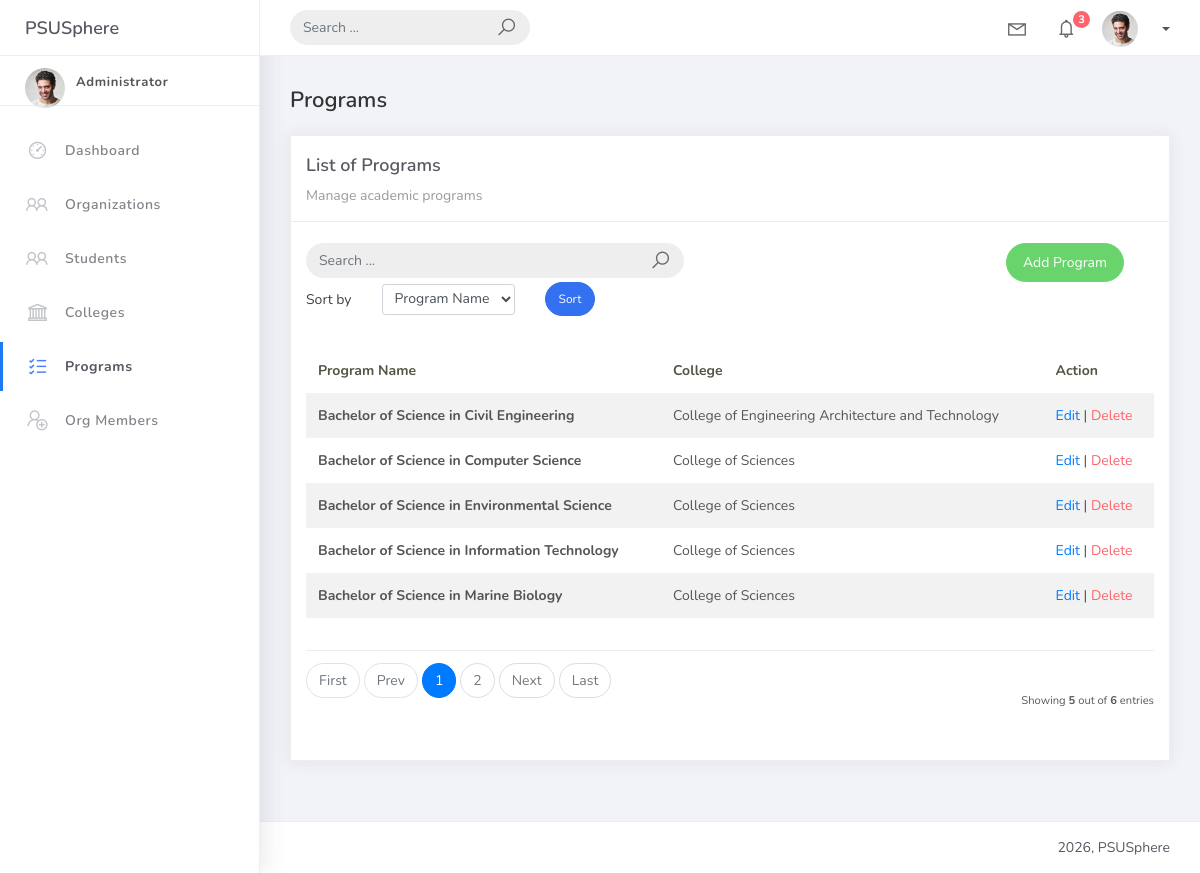
/program_list/, run on an earlier commit of the app's database.
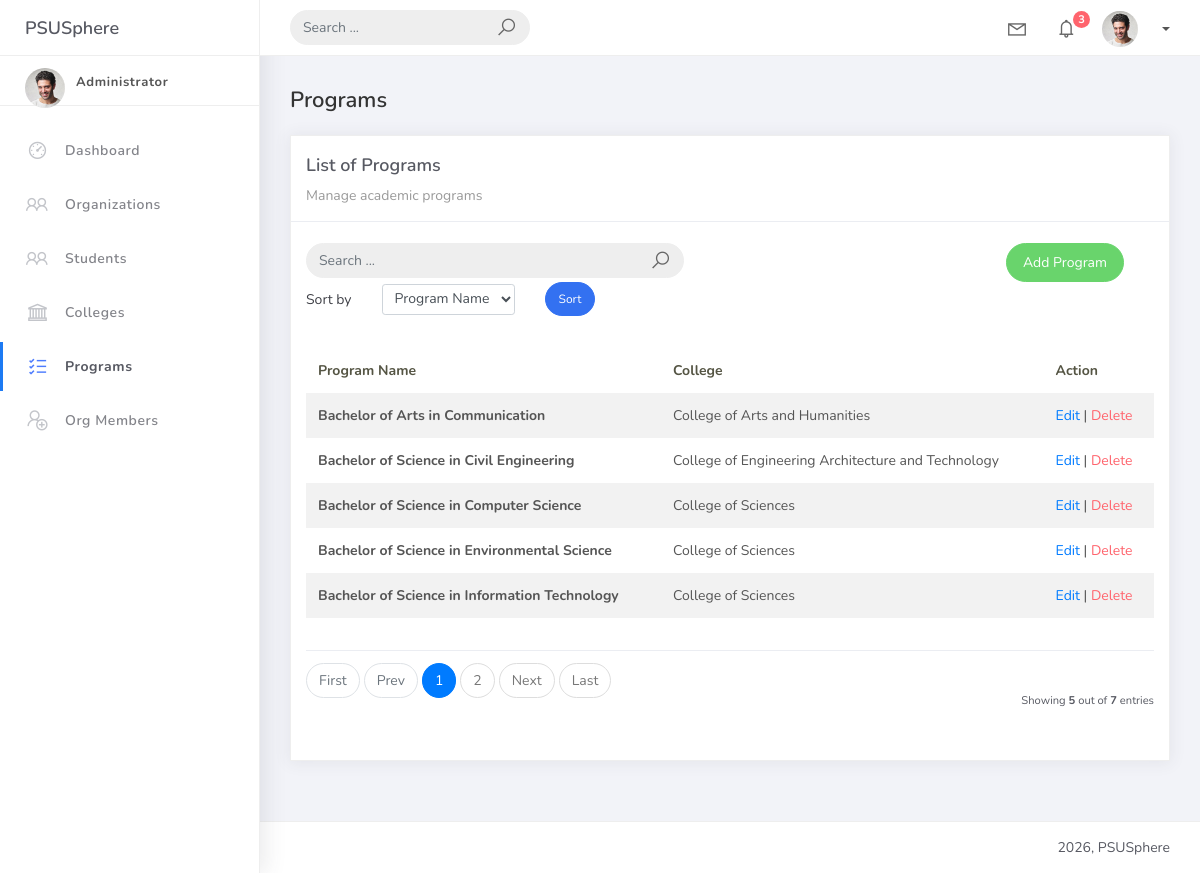
And on a later commit of the database.
### studentorg/models.py (models this page shows, shortened)
class BaseModel(models.Model):
    created_at = models.DateTimeField(auto_now_add=True, db_index=True)
    updated_at = models.DateTimeField(auto_now=True)
    class Meta:
        abstract = True

class Program(BaseModel):
    prog_name = models.CharField(max_length=150)
    college = models.ForeignKey(College, on_delete=models.CASCADE, related_name="programs")

class College(BaseModel):
    college_name = models.CharField(max_length=150, unique=True)

### studentorg/views.py (the view)
# urls.py: path('program_list/', ProgramListView.as_view(), name='program-list'),
class ProgramListView(ListView):
    model = Program
    template_name = 'program_list.html'
    context_object_name = 'object_list'
    paginate_by = 5
    def get_queryset(self):
        query = self.request.GET.get('q')
        queryset = Program.objects.all()
        if query:
            queryset = queryset.filter(
                Q(prog_name__icontains=query) |
                Q(college__college_name__icontains=query)
            )
        return queryset.order_by("prog_name")

### templates/program_list.html (shortened to what this page needs)
{% extends 'base.html' %}
{% load static %}
{% block content %}
<h4 class="page-title">Programs</h4>
<div class="row">
    <div class="col-md-12">
        <div class="card">
            <div class="card-header">
                <div class="card-title">List of Programs</div>
                <div class="card-category">Manage academic programs</div>
            </div>
            <br />
            <div class="col-md-12 row">
                <div class="col-md-6">
                    <form class="navbar-left navbar-form nav-search mr-md-3" method="GET" action="{% url 'program-list' %}">
                        <div class="input-group">
                            <input type="text" name="q" placeholder="Search ..." class="form-control" value="{{ request.GET.q|default:'' }}">
                            <div class="input-group-append">
                                <span class="input-group-text">
                                    <i class="la la-search search-icon"></i>
                                </span>
                            </div>
                        </div>
                    </form>
                </div>
                <div class="col-md-6">
                    <div class="pull-right">
                        <a href="{% url 'program-add' %}" class="btn btn-success btn-rounded">Add Program</a>
                    </div>
                </div>
            </div>
<div class="col-md-12">
    <form method="get" class="row g-2 align-items-center">
        <div class="col-auto">
            <label for="smallSelect" class="col-form-label">Sort by</label>
        </div>
        <div class="col-auto">
            <select class="form-control form-control-sm" id="smallSelect" name="sort_by">
<option value="prog_name" {% if request.GET.sort_by == "prog_name" %}selected{% endif %}>
    Program Name
</option>
            </select>
        </div>
        <div class="col-auto">
            <button type="submit" class="btn btn-primary btn-sm btn-rounded">Sort</button>
        </div>
    </form>
</div>
            <div class="card-body">
                <div class="table-responsive">
                    <table class="table table-striped mt-3">
                        <thead>
                            <tr>
                                <th scope="col">Program Name</th>
                                <th scope="col">College</th>
                                <th scope="col">Action</th>
                            </tr>
                        </thead>
                        <tbody>
                            {% for object in object_list %}
                            <tr>
                                <td><strong>{{ object.prog_name }}</strong></td>
                                <td>{{ object.college.college_name }}</td>
                                <td>
                                    <a href="{% url 'program-update' object.id %}">Edit</a> |
                                    <a href="{% url 'program-delete' object.id %}" class="text-danger">Delete</a>
                                </td>
                            </tr>
                            {% empty %}
                            <tr>
                                <td colspan="3" style="text-align: center">
                                    <p class="text-sm font-weight-bold mb-0">No Records Found</p>
                                </td>
                            </tr>
                            {% endfor %}
                        </tbody>
                    </table>
                </div>
                {% include 'includes/pagination.html' %}
            </div>
        </div>
    </div>
</div>
{% endblock %}

### templates/base.html (shortened to what this page needs)
{% load static %}
<!DOCTYPE html>
<html>
<head>
    <link rel="stylesheet" href="{% static 'css/bootstrap.min.css' %}">
    <link rel="stylesheet" href="https://maxst.icons8.com/openapi/it/line-awesome/1.3.0/css/line-awesome.min.css">
    <link rel="stylesheet" href="{% static 'css/ready.css' %}">
    <link rel="stylesheet" href="{% static 'css/demo.css' %}">
</head>
<body>
    <div class="wrapper">
        <div class="main-header">
            <div class="logo-header">
                <a href="/" class="logo">PSUSphere</a>
            </div>
            <nav class="navbar navbar-header navbar-expand-lg">
                <div class="container-fluid">
                    <form class="navbar-left navbar-form nav-search mr-md-3" action="">
                        <div class="input-group">
                            <input type="text" name="q" placeholder="Search ..." class="form-control">
                            <div class="input-group-append">
                                <span class="input-group-text">
                                    <i class="la la-search search-icon"></i>
                                </span>
                            </div>
                        </div>
                    </form>
                    <ul class="navbar-nav topbar-nav ml-md-auto align-items-center">
                        <li class="nav-item dropdown hidden-caret">
                            <a class="nav-link dropdown-toggle" href="#" id="navbarDropdown" role="button" data-toggle="dropdown" aria-haspopup="true" aria-expanded="false">
                                <i class="la la-envelope"></i>
                            </a>
                        </li>
                        <li class="nav-item dropdown hidden-caret">
                            <a class="nav-link dropdown-toggle" href="#" id="navbarDropdown" role="button" data-toggle="dropdown" aria-haspopup="true" aria-expanded="false">
                                <i class="la la-bell"></i>
                                <span class="notification">3</span>
                            </a>
                        </li>
                        <li class="nav-item dropdown">
                            <a class="dropdown-toggle profile-pic" data-toggle="dropdown" href="#" aria-expanded="false">
                                <img src="{% static 'img/profile.jpg' %}" alt="user-img" width="36" class="img-circle">
                                <span>{{ request.user.username }}</span>
                            </a>
                        </li>
                    </ul>
                </div>
            </nav>
        </div>
        <div class="sidebar">
            <div class="scrollbar-inner sidebar-wrapper">
                <div class="user">
                    <div class="photo">
                        <img src="{% static 'img/profile.jpg' %}">
                    </div>
                    <div class="info">
                        <a class="" data-toggle="collapse" href="#collapseExample" aria-expanded="true">
                            <span>
                                <span class="user-level">Administrator</span>
                            </span>
                        </a>
                    </div>
                </div>
                <ul class="nav">
                    <li class="nav-item {% if request.path == '/' %}active{% endif %}">
                        <a href="/">
                            <i class="la la-dashboard"></i>
                            <p>Dashboard</p>
                        </a>
                    </li>
                    <li class="nav-item {% if 'organization' in request.path %}active{% endif %}">
                        <a href="{% url 'organization-list' %}">
                            <i class="la la-group"></i>
                            <p>Organizations</p>
                        </a>
                    </li>
                    <li class="nav-item {% if 'student' in request.path %}active{% endif %}">
                        <a href="{% url 'student-list' %}">
                            <i class="la la-users"></i>
                            <p>Students</p>
                        </a>
                    </li>
                    <li class="nav-item {% if 'college' in request.path %}active{% endif %}">
                        <a href="{% url 'college-list' %}">
                            <i class="la la-bank"></i>
                            <p>Colleges</p>
                        </a>
                    </li>
                    <li class="nav-item {% if 'program' in request.path %}active{% endif %}">
                        <a href="{% url 'program-list' %}">
                            <i class="la la-list-alt"></i>
                            <p>Programs</p>
                        </a>
                    </li>
                    <li class="nav-item {% if 'orgmember' in request.path %}active{% endif %}">
                        <a href="{% url 'orgmember-list' %}">
                            <i class="la la-user-plus"></i>
                            <p>Org Members</p>
                        </a>
                    </li>
                </ul>
            </div>
        </div>
        <div class="main-panel">
            <div class="content">
                <div class="container-fluid">
                    {% block content %}{% endblock %}
                </div>
            </div>
            <footer class="footer">
                <div class="container-fluid">
                    <div class="copyright ml-auto">
                        2026, PSUSphere
                    </div>
                </div>
            </footer>
        </div>
    </div>
</body>
</html>

### templates/includes/pagination.html (shortened to what this page needs)
{% if is_paginated %}
<div class="card-footer px-0 border-0 d-flex flex-column flex-lg-row align-items-center justify-content-between mt-3">
  <nav aria-label="Topics pagination" class="mb-4">
    <ul class="pagination">
      {% if page_obj.number > 1 %}
      <li class="page-item">
        <a class="page-link" href="?page=1">First</a>
      </li>
      {% else %}
      <li class="page-item disabled">
        <span class="page-link">First</span>
      </li>
      {% endif %}
      {% if page_obj.has_previous %}
      <li class="page-item">
        <a class="page-link" href="?page={{ page_obj.previous_page_number }}">Prev</a>
      </li>
      {% else %}
      <li class="page-item disabled">
        <span class="page-link">Prev</span>
      </li>
      {% endif %}
      {% for page_num in paginator.page_range %}
        {% if page_obj.number == page_num %}
        <li class="page-item active">
          <span class="page-link">
            {{ page_num }}
          </span>
        </li>
        {% elif page_num > page_obj.number|add:'-3' and page_num < page_obj.number|add:'3' %}
        <li class="page-item">
          <a class="page-link" href="?page={{ page_num }}">{{ page_num }}</a>
        </li>
        {% endif %}
      {% endfor %}
      {% if page_obj.has_next %}
      <li class="page-item">
        <a class="page-link" href="?page={{ page_obj.next_page_number }}">Next</a>
      </li>
      {% else %}
      <li class="page-item disabled">
        <span class="page-link">Next</span>
      </li>
      {% endif %}
      {% if page_obj.number != paginator.num_pages %}
      <li class="page-item">
        <a class="page-link" href="?page={{ paginator.num_pages }}">Last</a>
      </li>
      {% else %}
      <li class="page-item disabled">
        <span class="page-link">Last</span>
      </li>
      {% endif %}
    </ul>
  </nav>
  <div class="fw-normal small mt-4 mt-lg-0">
    Showing <b>{{object_list.count}}</b> out of <b>{{paginator.count}}</b> entries
  </div>
</div>
{% endif %}

What changed in the data, as far as the page shows it:
removed Program: prog_name "Bachelor of Science in Marine Biology", college.college_name "College of Sciences"
added Program: prog_name "Bachelor of Arts in Communication", college.college_name "College of Arts and Humanities"
Also different on the page:
{{ paginator.count }}: "6" → "7"
